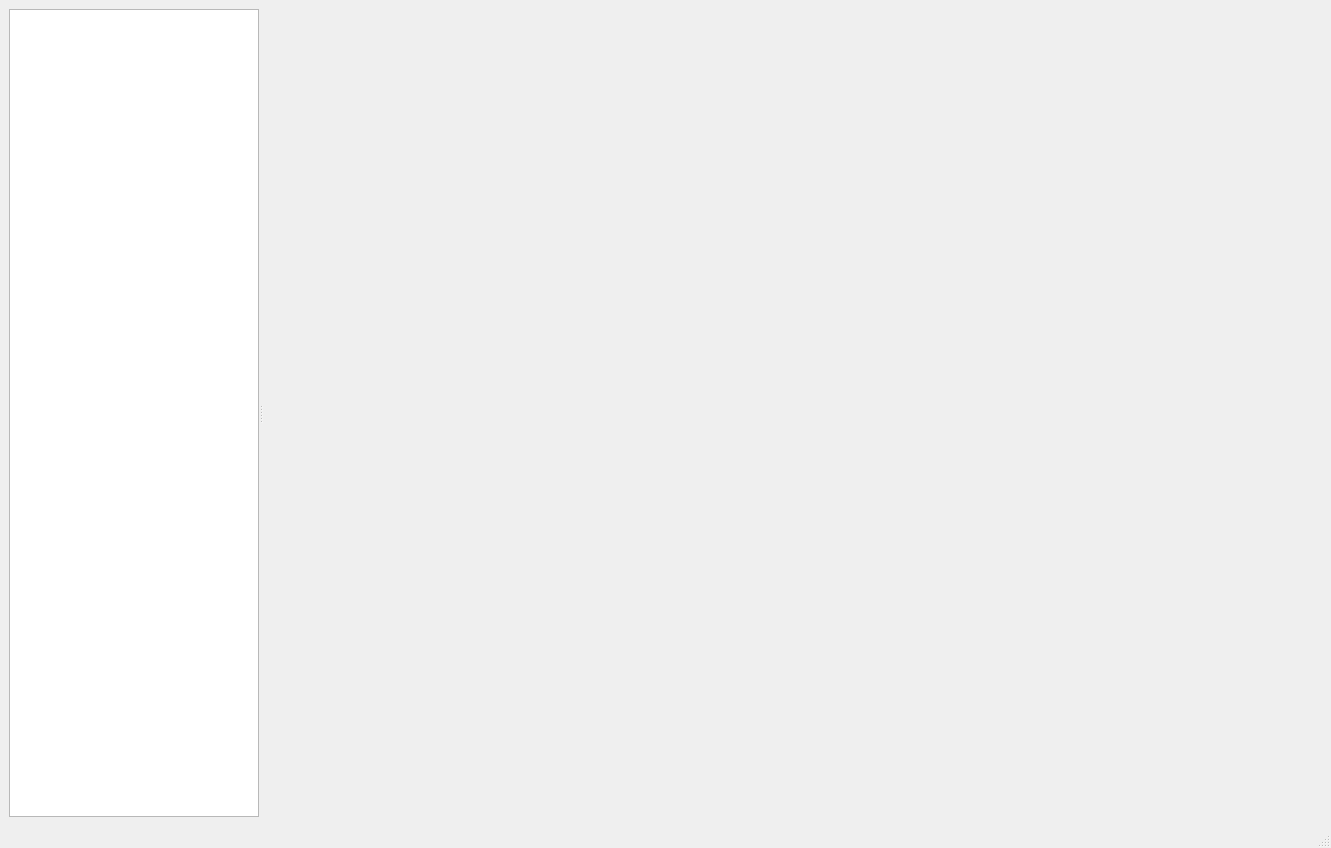
<?xml version="1.0" encoding="UTF-8"?>
<ui version="4.0">
 <class>MainWindow</class>
 <widget class="QMainWindow" name="MainWindow">
  <property name="geometry">
   <rect>
    <x>0</x>
    <y>0</y>
    <width>1331</width>
    <height>848</height>
   </rect>
  </property>
  <property name="minimumSize">
   <size>
    <width>300</width>
    <height>0</height>
   </size>
  </property>
  <property name="windowTitle">
   <string>MainWindow</string>
  </property>
  <widget class="QWidget" name="centralwidget">
   <property name="minimumSize">
    <size>
     <width>0</width>
     <height>0</height>
    </size>
   </property>
   <layout class="QVBoxLayout" name="verticalLayout">
    <item>
     <widget class="QSplitter" name="splitter">
      <property name="orientation">
       <enum>Qt::Horizontal</enum>
      </property>
      <widget class="QTextEdit" name="time_spectra_text">
       <property name="sizePolicy">
        <sizepolicy hsizetype="Minimum" vsizetype="Expanding">
         <horstretch>0</horstretch>
         <verstretch>0</verstretch>
        </sizepolicy>
       </property>
       <property name="minimumSize">
        <size>
         <width>0</width>
         <height>0</height>
        </size>
       </property>
       <property name="maximumSize">
        <size>
         <width>250</width>
         <height>16777215</height>
        </size>
       </property>
       <property name="textInteractionFlags">
        <set>Qt::TextSelectableByKeyboard|Qt::TextSelectableByMouse</set>
       </property>
      </widget>
      <widget class="MPLWidget" name="time_spectra_plot" native="true"/>
     </widget>
    </item>
   </layout>
  </widget>
  <widget class="QMenuBar" name="menubar">
   <property name="geometry">
    <rect>
     <x>0</x>
     <y>0</y>
     <width>1331</width>
     <height>22</height>
    </rect>
   </property>
   <property name="sizePolicy">
    <sizepolicy hsizetype="Minimum" vsizetype="Minimum">
     <horstretch>0</horstretch>
     <verstretch>0</verstretch>
    </sizepolicy>
   </property>
  </widget>
  <widget class="QStatusBar" name="statusbar"/>
  <action name="action1_Data">
   <property name="text">
    <string>1. Data</string>
   </property>
  </action>
  <action name="action2_Normalization">
   <property name="enabled">
    <bool>true</bool>
   </property>
   <property name="text">
    <string>2. Normalization</string>
   </property>
  </action>
  <action name="action3_Binning">
   <property name="text">
    <string>4. Binning</string>
   </property>
  </action>
  <action name="action4_Fitting">
   <property name="text">
    <string>5. Fitting</string>
   </property>
  </action>
  <action name="action5_Results">
   <property name="text">
    <string>6. Strain Mapping</string>
   </property>
  </action>
  <action name="actionAbout">
   <property name="text">
    <string>About ...</string>
   </property>
  </action>
  <action name="action1_Raw_Data">
   <property name="text">
    <string>1. Raw Data</string>
   </property>
  </action>
  <action name="action2_Normalization_2">
   <property name="text">
    <string>2. Normalization</string>
   </property>
  </action>
  <action name="action3_Normalized_Data">
   <property name="text">
    <string>3. Normalized Data</string>
   </property>
  </action>
 </widget>
 <customwidgets>
  <customwidget>
   <class>MPLWidget</class>
   <extends>QWidget</extends>
   <header location="global">.mplwidget.h</header>
   <container>1</container>
  </customwidget>
 </customwidgets>
 <resources/>
 <connections/>
 <slots>
  <slot>sample_import_button_clicked()</slot>
  <slot>time_spectra_import_button_clicked()</slot>
  <slot>open_beam_import_button_clicked()</slot>
  <slot>sample_list_selection_changed()</slot>
  <slot>open_beam_list_selection_changed()</slot>
  <slot>sample_list_right_click()</slot>
  <slot>time_spectra_selection_changed()</slot>
  <slot>load_data_tab_changed()</slot>
  <slot>time_spectra_preview_button_clicked()</slot>
 </slots>
</ui>
